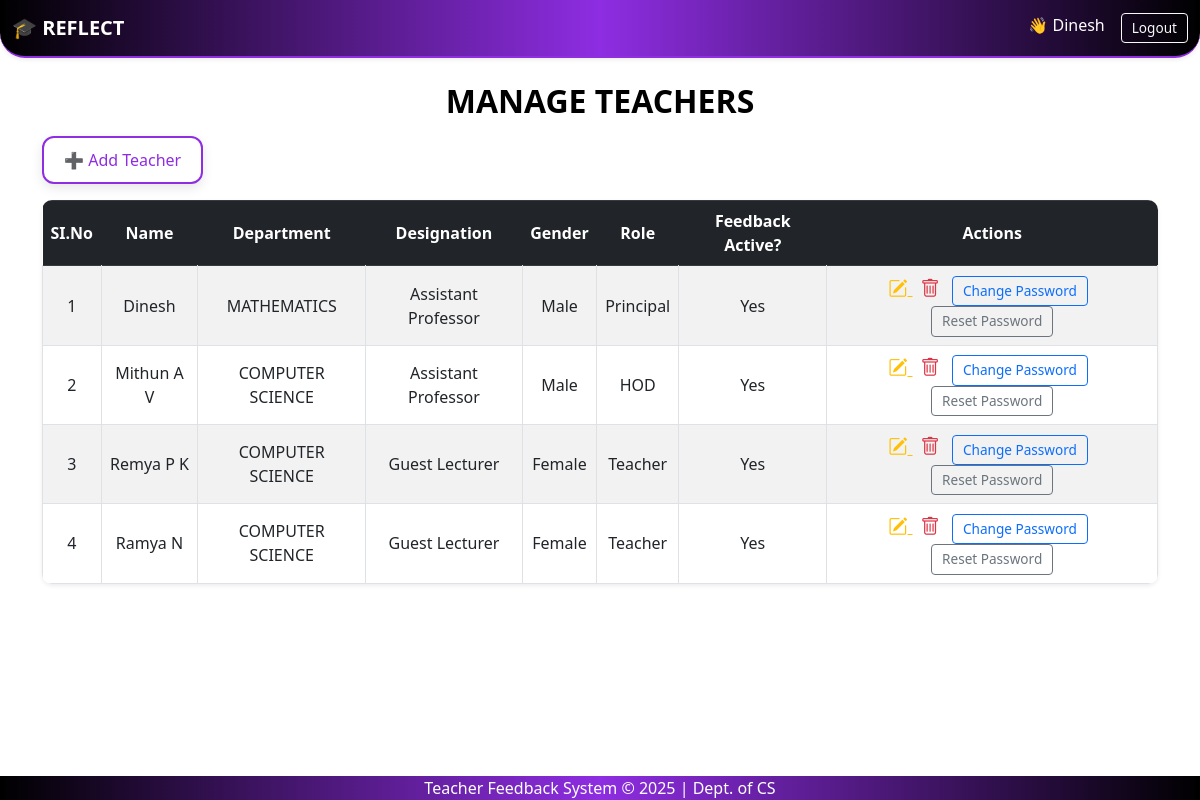
Page /teachers/ (signed in) on the earlier database version.
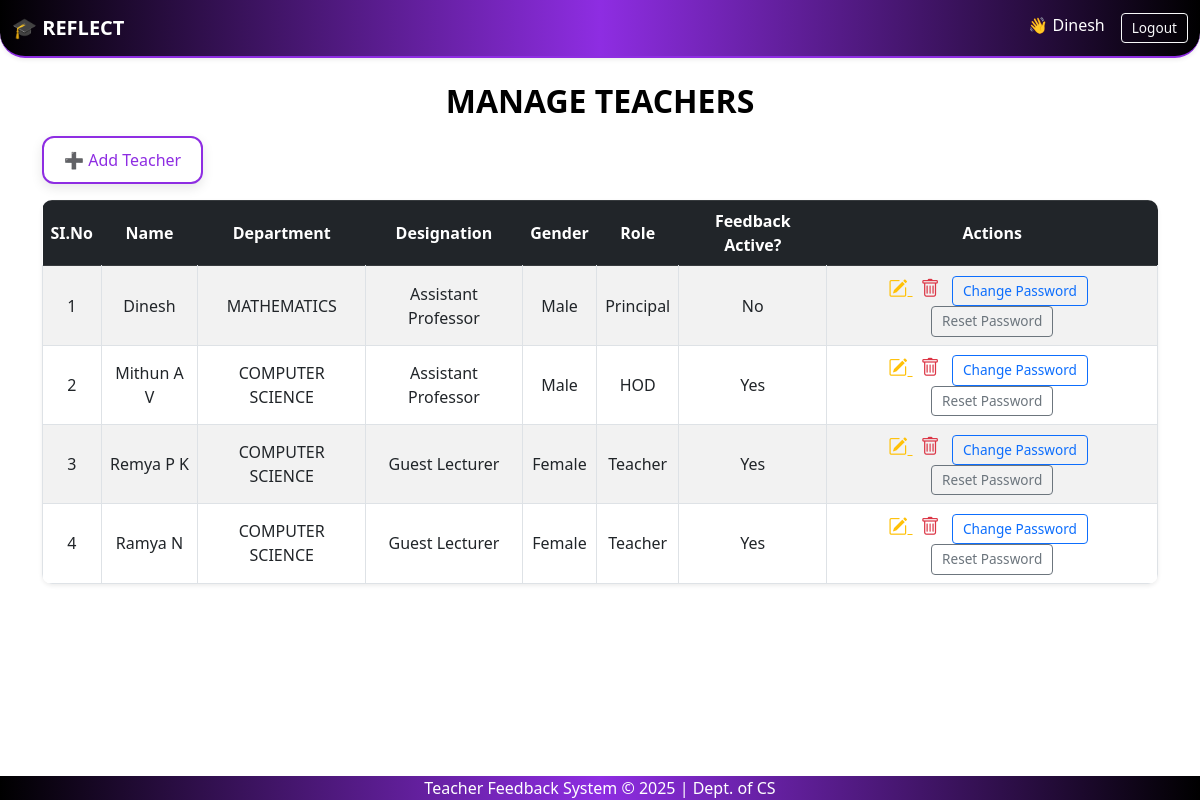
Same page on the later database version.
### feedback_app/models.py (models this page shows, shortened)
class Teacher(models.Model):
    user = models.OneToOneField(User, on_delete=models.CASCADE, null=True, blank=True)  # <-- Add this line
    teacher_id = models.AutoField(primary_key=True)
    name = models.CharField(max_length=100)
    dept = models.ForeignKey(Department, on_delete=models.CASCADE)
    designation = models.CharField(max_length=100)
    gender = models.CharField(max_length=10)
    role = models.ForeignKey(Role, on_delete=models.CASCADE)
    fb_active = models.BooleanField(default=False)

class Department(models.Model):
    dept_id = models.AutoField(primary_key=True)
    dept_name = models.CharField(max_length=100)

class Role(models.Model):
    role_id = models.AutoField(primary_key=True)
    role_name = models.CharField(max_length=50)

### feedback_app/views.py (the view)
# urls.py: path('teachers/', views.teacher_list, name='teacher_list'),
@login_required()
def teacher_list(request):
    teachers = Teacher.objects.all()
    return render(request, 'teacher_list.html', {'teachers': teachers})

### feedback_app/context_processors.py (called while the page is built)
def is_admin(request):
    user = request.user
    return {'is_admin': user.is_superuser or user.groups.filter(name='admin').exists()}

def is_hod(request):
    return {'is_hod': request.user.groups.filter(name='hod').exists()}

def is_teacher(request):
    return {'is_teacher': request.user.groups.filter(name='teacher').exists()}

### templates/teacher_list.html (shortened to what this page needs)
{% extends 'base.html' %}
{% block content %}
<head>
    <link href="https://cdn.jsdelivr.net/npm/bootstrap-icons@1.10.5/font/bootstrap-icons.css" rel="stylesheet">
</head>
<h2 class="mb-3">MANAGE TEACHERS</h2>
<a href="{% url 'add_teacher' %}" class="glass-button mb-3">➕ Add Teacher</a>
<table class="table table-bordered table-striped shadow-sm">
    <thead class="table-dark">
        <tr>
            <th>SI.No</th>
            <th>Name</th>
            <th>Department</th>
            <th>Designation</th>
            <th>Gender</th>
            <th>Role</th>
            <th>Feedback Active?</th>
            <th>Actions</th>
        </tr>
    </thead>
    <tbody>
        {% for teacher in teachers %}
        <tr>
            <td>{{ forloop.counter }}</td>
            <td>{{ teacher.name }}</td>
            <td>{{ teacher.dept.dept_name }}</td>
            <td>{{ teacher.designation }}</td>
            <td>{{ teacher.gender }}</td>
            <td>{{ teacher.role.role_name }}</td>
            <td>{{ teacher.fb_active|yesno:"Yes,No" }}</td>
            <td>
                <a href="{% url 'edit_teacher' teacher.teacher_id %}" title="Edit" class="text-warning me-2" style="font-size: 1.2rem;">
                    <i class="bi bi-pencil-square"></i>
                </a>
                <form action="{% url 'delete_teacher' teacher.teacher_id %}" method="post" style="display:inline;">
                    <button type="submit" title="Delete" class="text-danger border-0 bg-transparent p-0 me-2" style="font-size: 1.2rem;">
                        <i class="bi bi-trash"></i>
                    </button>
                </form>
                <a href="{% url 'change_teacher_password' teacher.user.id %}" class="btn btn-outline-primary btn-sm me-2">
                    Change Password
                </a>
                <a href="{% url 'reset_teacher_password' teacher.user.id %}" class="btn btn-outline-secondary btn-sm">
                    Reset Password
                </a>
            </td>
        </tr>
        {% empty %}
        <tr><td colspan="8" class="text-center">No teachers found.</td></tr>
        {% endfor %}
    </tbody>
</table>
{% endblock %}

Differences in the rows shown:
changed Teacher "Dinesh": fb_active "Yes" → "No"
